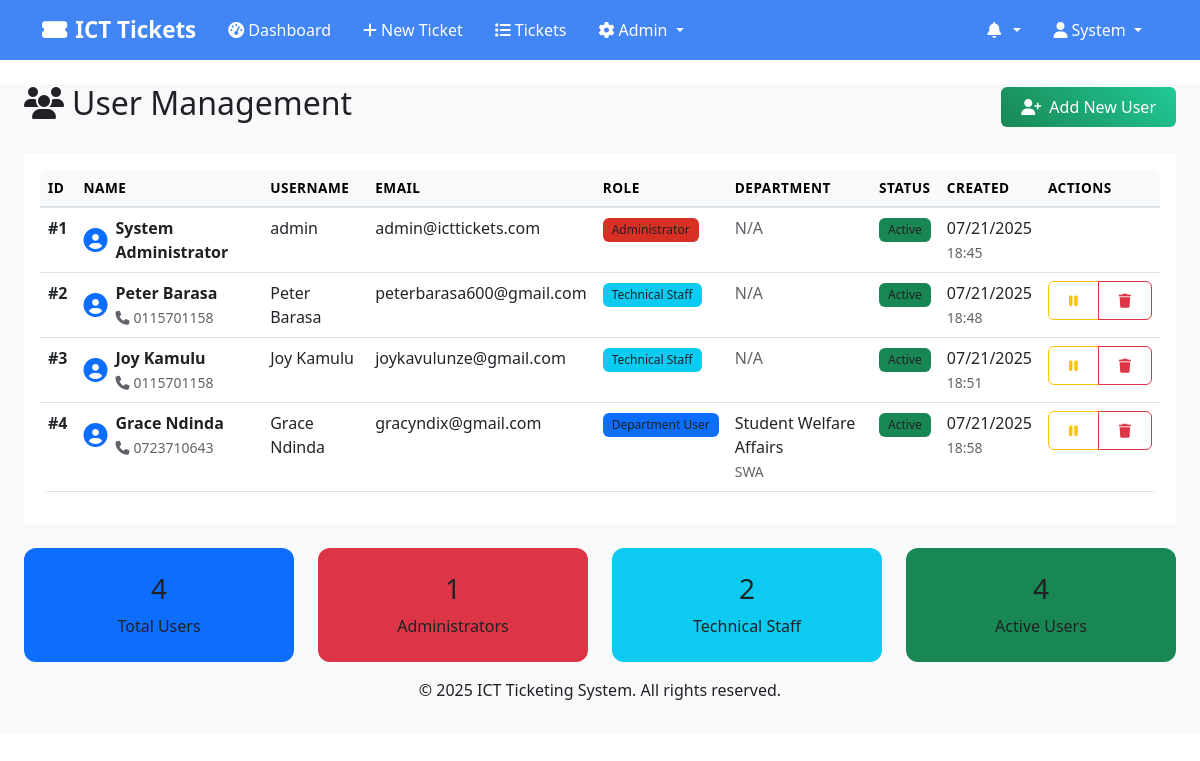
The page /users (signed in) on the database as committed earlier.
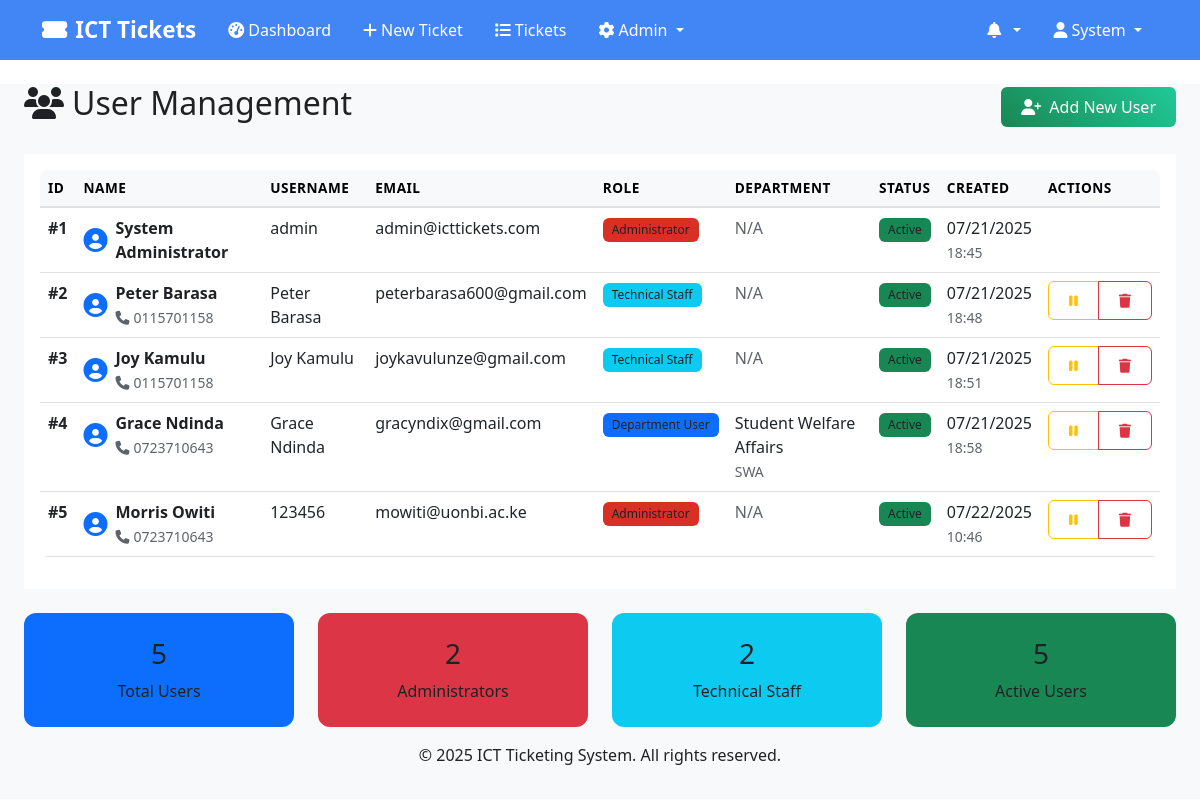
The same page on the database as committed later.
### models.py (models this page shows, shortened)
class User(UserMixin, db.Model):
    __tablename__ = 'users'
    id = db.Column(db.Integer, primary_key=True)
    username = db.Column(db.String(80), unique=True, nullable=False)
    email = db.Column(db.String(120), unique=True, nullable=False)
    phone = db.Column(db.String(20), nullable=True)
    password_hash = db.Column(db.String(256), nullable=False)
    first_name = db.Column(db.String(50), nullable=False)
    last_name = db.Column(db.String(50), nullable=False)
    role = db.Column(db.String(20), nullable=False)  # 'user', 'tech', 'admin'
    department_id = db.Column(db.Integer, db.ForeignKey('departments.id'), nullable=True)
    is_active = db.Column(db.Boolean, default=True)
    created_at = db.Column(db.DateTime, default=datetime.utcnow)
    updated_at = db.Column(db.DateTime, default=datetime.utcnow, onupdate=datetime.utcnow)
    department = db.relationship('Department', backref='users')
    created_tickets = db.relationship('Ticket', foreign_keys='Ticket.created_by_id', backref='creator')
    @property
    def full_name(self):
        return f"{self.first_name} {self.last_name}"

class Department(db.Model):
    __tablename__ = 'departments'
    id = db.Column(db.Integer, primary_key=True)
    name = db.Column(db.String(100), unique=True, nullable=False)
    code = db.Column(db.String(10), unique=True, nullable=False)
    description = db.Column(db.Text, nullable=True)
    created_at = db.Column(db.DateTime, default=datetime.utcnow)

### routes.py (the view)
@app.route('/users')
@login_required
def list_users():
    if current_user.role != 'admin':
        abort(403)
    users = User.query.all()
    return render_template('user_management.html', users=users, User=User, Department=Department)

### templates/user_management.html (shortened to what this page needs)
{% extends "base.html" %}
{% block content %}
<div class="container-fluid">
    <div class="row">
        <div class="col-12">
            <div class="d-flex justify-content-between align-items-center mb-4">
                <h2><i class="fas fa-users me-2"></i>User Management</h2>
                <button class="btn btn-success" data-bs-toggle="modal" data-bs-target="#userModal">
                    <i class="fas fa-user-plus me-2"></i>Add New User
                </button>
            </div>
        </div>
    </div>
    <div class="row">
        <div class="col-12">
            <div class="card">
                <div class="card-body">
                    {% if users %}
                    <div class="table-responsive">
                        <table class="table table-hover">
                            <thead class="table-light">
                                <tr>
                                    <th>ID</th>
                                    <th>Name</th>
                                    <th>Username</th>
                                    <th>Email</th>
                                    <th>Role</th>
                                    <th>Department</th>
                                    <th>Status</th>
                                    <th>Created</th>
                                    <th>Actions</th>
                                </tr>
                            </thead>
                            <tbody>
                                {% for user in users %}
                                <tr {% if not user.is_active %}class="table-secondary"{% endif %}>
                                    <td><strong>#{{ user.id }}</strong></td>
                                    <td>
                                        <div class="d-flex align-items-center">
                                            <i class="fas fa-user-circle fs-4 text-primary me-2"></i>
                                            <div>
                                                <strong>{{ user.full_name }}</strong>
                                                {% if user.phone %}
                                                <br><small class="text-muted">
                                                    <i class="fas fa-phone me-1"></i>{{ user.phone }}
                                                </small>
                                                {% endif %}
                                            </div>
                                        </div>
                                    </td>
                                    <td>{{ user.username }}</td>
                                    <td>{{ user.email }}</td>
                                    <td>
                                        {% if user.role == 'admin' %}
                                        <span class="badge bg-danger">Administrator</span>
                                        {% elif user.role == 'tech' %}
                                        <span class="badge bg-info">Technical Staff</span>
                                        {% else %}
                                        <span class="badge bg-primary">Department User</span>
                                        {% endif %}
                                    </td>
                                    <td>
                                        {% if user.department %}
                                        {{ user.department.name }}
                                        <br><small class="text-muted">{{ user.department.code }}</small>
                                        {% else %}
                                        <span class="text-muted">N/A</span>
                                        {% endif %}
                                    </td>
                                    <td>
                                        {% if user.is_active %}
                                        <span class="badge bg-success">Active</span>
                                        {% else %}
                                        <span class="badge bg-secondary">Inactive</span>
                                        {% endif %}
                                    </td>
                                    <td>
                                        {{ user.created_at.strftime('%m/%d/%Y') }}<br>
                                        <small class="text-muted">{{ user.created_at.strftime('%H:%M') }}</small>
                                    </td>
                                    <td>
                                        <div class="btn-group" role="group">
                                            {% if user.username != 'admin' %}
                                            <a href="{{ url_for('toggle_user_status', user_id=user.id) }}"
                                               class="btn btn-sm {% if user.is_active %}btn-outline-warning{% else %}btn-outline-success{% endif %}"
                                               onclick="return confirm('Are you sure you want to {% if user.is_active %}deactivate{% else %}activate{% endif %} this user?')">
                                                <i class="fas fa-{% if user.is_active %}pause{% else %}play{% endif %}"></i>
                                            </a>
                                            <a href="{{ url_for('delete_user', user_id=user.id) }}"
                                               class="btn btn-sm btn-outline-danger"
                                               onclick="return confirm('Are you sure you want to permanently delete this user? This action cannot be undone.')">
                                                <i class="fas fa-trash"></i>
                                            </a>
                                            {% endif %}
                                        </div>
                                    </td>
                                </tr>
                                {% endfor %}
                            </tbody>
                        </table>
                    </div>
                    {% endif %}
                </div>
            </div>
        </div>
    </div>
    <div class="row mt-4">
        <div class="col-md-3">
            <div class="card dashboard-card-total">
                <div class="card-body text-center">
                    <h3>{{ users|length }}</h3>
                    <p class="mb-0">Total Users</p>
                </div>
            </div>
        </div>
        <div class="col-md-3">
            <div class="card dashboard-card-urgent">
                <div class="card-body text-center">
                    <h3>{{ users|selectattr('role', 'equalto', 'admin')|list|length }}</h3>
                    <p class="mb-0">Administrators</p>
                </div>
            </div>
        </div>
        <div class="col-md-3">
            <div class="card dashboard-card-inprogress">
                <div class="card-body text-center">
                    <h3>{{ users|selectattr('role', 'equalto', 'tech')|list|length }}</h3>
                    <p class="mb-0">Technical Staff</p>
                </div>
            </div>
        </div>
        <div class="col-md-3">
            <div class="card dashboard-card-resolved">
                <div class="card-body text-center">
                    <h3>{{ users|selectattr('is_active', 'equalto', True)|list|length }}</h3>
                    <p class="mb-0">Active Users</p>
                </div>
            </div>
        </div>
    </div>
</div>
{% endblock %}

### templates/base.html (shortened to what this page needs)
<!DOCTYPE html>
<html lang="en">
<head>
    <link href="https://cdn.jsdelivr.net/npm/bootstrap@5.3.0/dist/css/bootstrap.min.css" rel="stylesheet">
    <link href="https://cdnjs.cloudflare.com/ajax/libs/font-awesome/6.4.0/css/all.min.css" rel="stylesheet">
    <link href="{{ url_for('static', filename='css/style.css') }}" rel="stylesheet">
</head>
<body>
    <nav class="navbar navbar-expand-lg shadow-sm" style="background-color: #4285f4 !important;">
        <div class="container" style="background-color: #4285f4;">
            <a class="navbar-brand" href="{{ url_for('dashboard' if current_user.is_authenticated else 'index') }}" style="color: #ffffff !important; font-weight: 600;">
                <i class="fas fa-ticket-alt me-2"></i>ICT Tickets
            </a>
            {% if current_user.is_authenticated %}
            <div class="collapse navbar-collapse" id="navbarNav">
                <ul class="navbar-nav me-auto">
                    <li class="nav-item">
                        <a class="nav-link" href="{{ url_for('dashboard') }}" style="color: #ffffff !important; font-weight: 500;">
                            <i class="fas fa-tachometer-alt me-1"></i>Dashboard
                        </a>
                    </li>
                    {% if current_user.role in ['user', 'admin'] %}
                    <li class="nav-item">
                        <a class="nav-link" href="{{ url_for('create_ticket') }}" style="color: #ffffff !important; font-weight: 500;">
                            <i class="fas fa-plus me-1"></i>New Ticket
                        </a>
                    </li>
                    {% endif %}
                    <li class="nav-item">
                        <a class="nav-link" href="{{ url_for('list_tickets') }}" style="color: #ffffff !important; font-weight: 500;">
                            <i class="fas fa-list me-1"></i>Tickets
                        </a>
                    </li>
                    {% if current_user.role == 'admin' %}
                    <li class="nav-item dropdown">
                        <a class="nav-link dropdown-toggle" href="#" role="button" data-bs-toggle="dropdown" style="color: #ffffff !important; font-weight: 500;">
                            <i class="fas fa-cog me-1"></i>Admin
                        </a>
                    </li>
                    {% endif %}
                </ul>
                <ul class="navbar-nav">
                    <li class="nav-item dropdown">
                        <a class="nav-link dropdown-toggle" href="#" role="button" data-bs-toggle="dropdown" style="color: #ffffff !important; font-weight: 500;">
                            <i class="fas fa-bell me-1"></i>
                            {% set unread_count = 0 %}
                            {% if current_user.notifications is defined and current_user.notifications %}
                                {% set unread_count = current_user.notifications|selectattr('is_read', 'equalto', False)|list|length %}
                            {% endif %}
                        </a>
                            {% set recent_notifications = [] %}
                            {% if current_user.notifications is defined and current_user.notifications %}
                                {% set recent_notifications = current_user.notifications[:5] %}
                            {% endif %}
                    </li>
                    <li class="nav-item dropdown">
                        <a class="nav-link dropdown-toggle" href="#" role="button" data-bs-toggle="dropdown" style="color: #ffffff !important; font-weight: 500;">
                            <i class="fas fa-user me-1"></i>{{ current_user.first_name }}
                        </a>
                    </li>
                </ul>
            </div>
            {% endif %}
        </div>
    </nav>
    <main class="container-fluid mt-4">
        {% block content %}{% endblock %}
    </main>
    <footer class="bg-light text-center text-muted py-3 mt-5">
        <div class="container">
            <p>&copy; 2025 ICT Ticketing System. All rights reserved.</p>
        </div>
    </footer>
</body>
</html>

Rows that differ between the two databases and show on the page:
added User: id "5", full_name "Morris Owiti", phone "0723710643", username "123456", email "mowiti@uonbi.ac.ke", role "Administrator", shows "N/A", is_active "Active", created_at "07/22/2025", created_at "10:46"
Other text that changed with them:
{{ users|length }}: "4" → "5"
{{ users|selectattr('role', 'equalto', 'admin')|list|length }}: "1" → "2"
{{ users|selectattr('is_active', 'equalto', True)|list|length }}: "4" → "5"
